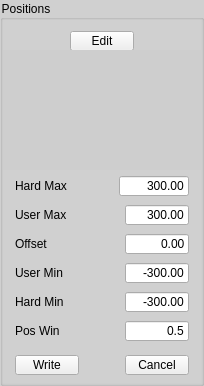
       <widget class="QGroupBox" name="gbPositions">
        <property name="styleSheet">
         <string notr="true">QGroupBox {
    background-color: #d0d0d0;
}
</string>
        </property>
        <property name="title">
         <string>Positions</string>
        </property>
        <layout class="QVBoxLayout" name="verticalLayout">
         <property name="spacing">
          <number>0</number>
         </property>
         <property name="leftMargin">
          <number>0</number>
         </property>
         <property name="topMargin">
          <number>0</number>
         </property>
         <property name="rightMargin">
          <number>0</number>
         </property>
         <property name="bottomMargin">
          <number>0</number>
         </property>
         <item>
          <widget class="QGroupBox" name="groupBox_3">
           <property name="maximumSize">
            <size>
             <width>16777215</width>
             <height>30</height>
            </size>
           </property>
           <property name="styleSheet">
            <string notr="true">QGroupBox {
    border: none;
    margin-top: 0px;
}
</string>
           </property>
           <property name="title">
            <string/>
           </property>
           <layout class="QHBoxLayout" name="horizontalLayout_44">
            <property name="topMargin">
             <number>5</number>
            </property>
            <property name="bottomMargin">
             <number>0</number>
            </property>
            <item>
             <widget class="QPushButton" name="btnPosEdit">
              <property name="minimumSize">
               <size>
                <width>0</width>
                <height>20</height>
               </size>
              </property>
              <property name="maximumSize">
               <size>
                <width>64</width>
                <height>20</height>
               </size>
              </property>
              <property name="text">
               <string>Edit</string>
              </property>
             </widget>
            </item>
           </layout>
          </widget>
         </item>
         <item>
          <spacer name="verticalSpacer_11">
           <property name="orientation">
            <enum>Qt::Orientation::Vertical</enum>
           </property>
           <property name="sizeHint" stdset="0">
            <size>
             <width>20</width>
             <height>40</height>
            </size>
           </property>
          </spacer>
         </item>
         <item>
          <spacer name="verticalSpacer_5">
           <property name="orientation">
            <enum>Qt::Orientation::Vertical</enum>
           </property>
           <property name="sizeHint" stdset="0">
            <size>
             <width>20</width>
             <height>40</height>
            </size>
           </property>
          </spacer>
         </item>
         <item>
          <spacer name="verticalSpacer">
           <property name="orientation">
            <enum>Qt::Orientation::Vertical</enum>
           </property>
           <property name="sizeHint" stdset="0">
            <size>
             <width>20</width>
             <height>40</height>
            </size>
           </property>
          </spacer>
         </item>
         <item>
          <widget class="QGroupBox" name="groupBox_18">
           <property name="sizePolicy">
            <sizepolicy hsizetype="Preferred" vsizetype="Preferred">
             <horstretch>0</horstretch>
             <verstretch>0</verstretch>
            </sizepolicy>
           </property>
           <property name="maximumSize">
            <size>
             <width>16777215</width>
             <height>30</height>
            </size>
           </property>
           <property name="styleSheet">
            <string notr="true">QGroupBox {
    border: none;
    margin-top: 0px;
}
</string>
           </property>
           <property name="title">
            <string/>
           </property>
           <layout class="QHBoxLayout" name="horizontalLayout_11">
            <property name="topMargin">
             <number>0</number>
            </property>
            <property name="bottomMargin">
             <number>0</number>
            </property>
            <item>
             <widget class="QLabel" name="label_9">
              <property name="maximumSize">
               <size>
                <width>16777215</width>
                <height>20</height>
               </size>
              </property>
              <property name="text">
               <string>Hard Max</string>
              </property>
             </widget>
            </item>
            <item>
             <spacer name="horizontalSpacer_17">
              <property name="orientation">
               <enum>Qt::Orientation::Horizontal</enum>
              </property>
              <property name="sizeHint" stdset="0">
               <size>
                <width>40</width>
                <height>20</height>
               </size>
              </property>
             </spacer>
            </item>
            <item>
             <widget class="QLineEdit" name="txtHardMax">
              <property name="sizePolicy">
               <sizepolicy hsizetype="Expanding" vsizetype="Fixed">
                <horstretch>0</horstretch>
                <verstretch>0</verstretch>
               </sizepolicy>
              </property>
              <property name="minimumSize">
               <size>
                <width>64</width>
                <height>20</height>
               </size>
              </property>
              <property name="maximumSize">
               <size>
                <width>70</width>
                <height>20</height>
               </size>
              </property>
              <property name="text">
               <string>300.00</string>
              </property>
              <property name="alignment">
               <set>Qt::AlignmentFlag::AlignRight|Qt::AlignmentFlag::AlignTrailing|Qt::AlignmentFlag::AlignVCenter</set>
              </property>
             </widget>
            </item>
           </layout>
          </widget>
         </item>
         <item>
          <widget class="QGroupBox" name="groupBox_17">
           <property name="maximumSize">
            <size>
             <width>16777215</width>
             <height>30</height>
            </size>
           </property>
           <property name="styleSheet">
            <string notr="true">QGroupBox {
    border: none;
    margin-top: 0px;
}
</string>
           </property>
           <property name="title">
            <string/>
           </property>
           <layout class="QHBoxLayout" name="horizontalLayout_10">
            <property name="topMargin">
             <number>0</number>
            </property>
            <property name="bottomMargin">
             <number>0</number>
            </property>
            <item>
             <widget class="QLabel" name="label_8">
              <property name="maximumSize">
               <size>
                <width>16777215</width>
                <height>20</height>
               </size>
              </property>
              <property name="text">
               <string>User Max</string>
              </property>
             </widget>
            </item>
            <item>
             <spacer name="horizontalSpacer_8">
              <property name="orientation">
               <enum>Qt::Orientation::Horizontal</enum>
              </property>
              <property name="sizeHint" stdset="0">
               <size>
                <width>40</width>
                <height>20</height>
               </size>
              </property>
             </spacer>
            </item>
            <item>
             <widget class="QLineEdit" name="txtUserMax">
              <property name="minimumSize">
               <size>
                <width>64</width>
                <height>0</height>
               </size>
              </property>
              <property name="maximumSize">
               <size>
                <width>64</width>
                <height>20</height>
               </size>
              </property>
              <property name="text">
               <string>300.00</string>
              </property>
              <property name="alignment">
               <set>Qt::AlignmentFlag::AlignRight|Qt::AlignmentFlag::AlignTrailing|Qt::AlignmentFlag::AlignVCenter</set>
              </property>
             </widget>
            </item>
           </layout>
          </widget>
         </item>
         <item>
          <widget class="QGroupBox" name="groupBox_16">
           <property name="maximumSize">
            <size>
             <width>16777215</width>
             <height>30</height>
            </size>
           </property>
           <property name="styleSheet">
            <string notr="true">QGroupBox {
    border: none;
    margin-top: 0px;
}
</string>
           </property>
           <property name="title">
            <string/>
           </property>
           <layout class="QHBoxLayout" name="horizontalLayout_9">
            <property name="topMargin">
             <number>0</number>
            </property>
            <property name="bottomMargin">
             <number>0</number>
            </property>
            <item>
             <widget class="QLabel" name="label_7">
              <property name="maximumSize">
               <size>
                <width>16777215</width>
                <height>20</height>
               </size>
              </property>
              <property name="text">
               <string>Offset</string>
              </property>
             </widget>
            </item>
            <item>
             <spacer name="horizontalSpacer_7">
              <property name="orientation">
               <enum>Qt::Orientation::Horizontal</enum>
              </property>
              <property name="sizeHint" stdset="0">
               <size>
                <width>40</width>
                <height>20</height>
               </size>
              </property>
             </spacer>
            </item>
            <item>
             <widget class="QLineEdit" name="txtPosOffset">
              <property name="minimumSize">
               <size>
                <width>64</width>
                <height>0</height>
               </size>
              </property>
              <property name="maximumSize">
               <size>
                <width>64</width>
                <height>20</height>
               </size>
              </property>
              <property name="text">
               <string>0.00</string>
              </property>
              <property name="alignment">
               <set>Qt::AlignmentFlag::AlignRight|Qt::AlignmentFlag::AlignTrailing|Qt::AlignmentFlag::AlignVCenter</set>
              </property>
             </widget>
            </item>
           </layout>
          </widget>
         </item>
         <item>
          <widget class="QGroupBox" name="groupBox_15">
           <property name="maximumSize">
            <size>
             <width>16777215</width>
             <height>30</height>
            </size>
           </property>
           <property name="styleSheet">
            <string notr="true">QGroupBox {
    border: none;
    margin-top: 0px;
}
</string>
           </property>
           <property name="title">
            <string/>
           </property>
           <layout class="QHBoxLayout" name="horizontalLayout_8">
            <property name="topMargin">
             <number>0</number>
            </property>
            <property name="bottomMargin">
             <number>0</number>
            </property>
            <item>
             <widget class="QLabel" name="label_6">
              <property name="maximumSize">
               <size>
                <width>16777215</width>
                <height>20</height>
               </size>
              </property>
              <property name="text">
               <string>User Min</string>
              </property>
             </widget>
            </item>
            <item>
             <spacer name="horizontalSpacer_6">
              <property name="orientation">
               <enum>Qt::Orientation::Horizontal</enum>
              </property>
              <property name="sizeHint" stdset="0">
               <size>
                <width>40</width>
                <height>20</height>
               </size>
              </property>
             </spacer>
            </item>
            <item>
             <widget class="QLineEdit" name="txtUserMin">
              <property name="minimumSize">
               <size>
                <width>64</width>
                <height>0</height>
               </size>
              </property>
              <property name="maximumSize">
               <size>
                <width>64</width>
                <height>20</height>
               </size>
              </property>
              <property name="text">
               <string>-300.00</string>
              </property>
              <property name="alignment">
               <set>Qt::AlignmentFlag::AlignRight|Qt::AlignmentFlag::AlignTrailing|Qt::AlignmentFlag::AlignVCenter</set>
              </property>
             </widget>
            </item>
           </layout>
          </widget>
         </item>
         <item>
          <widget class="QGroupBox" name="groupBox_10">
           <property name="maximumSize">
            <size>
             <width>16777215</width>
             <height>30</height>
            </size>
           </property>
           <property name="styleSheet">
            <string notr="true">QGroupBox {
    border: none;
    margin-top: 0px;
}
</string>
           </property>
           <property name="title">
            <string/>
           </property>
           <layout class="QHBoxLayout" name="horizontalLayout_3">
            <property name="topMargin">
             <number>0</number>
            </property>
            <property name="bottomMargin">
             <number>0</number>
            </property>
            <item>
             <widget class="QLabel" name="label">
              <property name="maximumSize">
               <size>
                <width>16777215</width>
                <height>20</height>
               </size>
              </property>
              <property name="text">
               <string>Hard Min</string>
              </property>
             </widget>
            </item>
            <item>
             <spacer name="horizontalSpacer">
              <property name="orientation">
               <enum>Qt::Orientation::Horizontal</enum>
              </property>
              <property name="sizeHint" stdset="0">
               <size>
                <width>40</width>
                <height>20</height>
               </size>
              </property>
             </spacer>
            </item>
            <item>
             <widget class="QLineEdit" name="txtHardMin">
              <property name="minimumSize">
               <size>
                <width>64</width>
                <height>0</height>
               </size>
              </property>
              <property name="maximumSize">
               <size>
                <width>64</width>
                <height>20</height>
               </size>
              </property>
              <property name="text">
               <string>-300.00</string>
              </property>
              <property name="alignment">
               <set>Qt::AlignmentFlag::AlignRight|Qt::AlignmentFlag::AlignTrailing|Qt::AlignmentFlag::AlignVCenter</set>
              </property>
             </widget>
            </item>
           </layout>
          </widget>
         </item>
         <item>
          <widget class="QGroupBox" name="groupBox_14">
           <property name="maximumSize">
            <size>
             <width>16777215</width>
             <height>30</height>
            </size>
           </property>
           <property name="styleSheet">
            <string notr="true">QGroupBox {
    border: none;
    margin-top: 0px;
}
</string>
           </property>
           <property name="title">
            <string/>
           </property>
           <layout class="QHBoxLayout" name="horizontalLayout_7">
            <property name="topMargin">
             <number>0</number>
            </property>
            <property name="bottomMargin">
             <number>0</number>
            </property>
            <item>
             <widget class="QLabel" name="label_5">
              <property name="maximumSize">
               <size>
                <width>16777215</width>
                <height>20</height>
               </size>
              </property>
              <property name="text">
               <string>Pos Win</string>
              </property>
             </widget>
            </item>
            <item>
             <spacer name="horizontalSpacer_5">
              <property name="orientation">
               <enum>Qt::Orientation::Horizontal</enum>
              </property>
              <property name="sizeHint" stdset="0">
               <size>
                <width>40</width>
                <height>20</height>
               </size>
              </property>
             </spacer>
            </item>
            <item>
             <widget class="QLineEdit" name="txtPosWin">
              <property name="minimumSize">
               <size>
                <width>64</width>
                <height>0</height>
               </size>
              </property>
              <property name="maximumSize">
               <size>
                <width>64</width>
                <height>20</height>
               </size>
              </property>
              <property name="text">
               <string>0.5</string>
              </property>
              <property name="alignment">
               <set>Qt::AlignmentFlag::AlignRight|Qt::AlignmentFlag::AlignTrailing|Qt::AlignmentFlag::AlignVCenter</set>
              </property>
             </widget>
            </item>
           </layout>
          </widget>
         </item>
         <item>
          <widget class="QGroupBox" name="groupBox_19">
           <property name="styleSheet">
            <string notr="true">QGroupBox {
    border: none;
    margin-top: 0px;
}
</string>
           </property>
           <property name="title">
            <string/>
           </property>
           <layout class="QHBoxLayout" name="horizontalLayout_12">
            <property name="topMargin">
             <number>5</number>
            </property>
            <property name="bottomMargin">
             <number>5</number>
            </property>
            <item>
             <widget class="QPushButton" name="btnPosWrite">
              <property name="maximumSize">
               <size>
                <width>64</width>
                <height>20</height>
               </size>
              </property>
              <property name="text">
               <string>Write</string>
              </property>
             </widget>
            </item>
            <item>
             <spacer name="horizontalSpacer_35">
              <property name="orientation">
               <enum>Qt::Orientation::Horizontal</enum>
              </property>
              <property name="sizeHint" stdset="0">
               <size>
                <width>40</width>
                <height>20</height>
               </size>
              </property>
             </spacer>
            </item>
            <item>
             <widget class="QPushButton" name="btnPosCancel">
              <property name="maximumSize">
               <size>
                <width>64</width>
                <height>20</height>
               </size>
              </property>
              <property name="text">
               <string>Cancel</string>
              </property>
             </widget>
            </item>
           </layout>
          </widget>
         </item>
        </layout>
       </widget>
